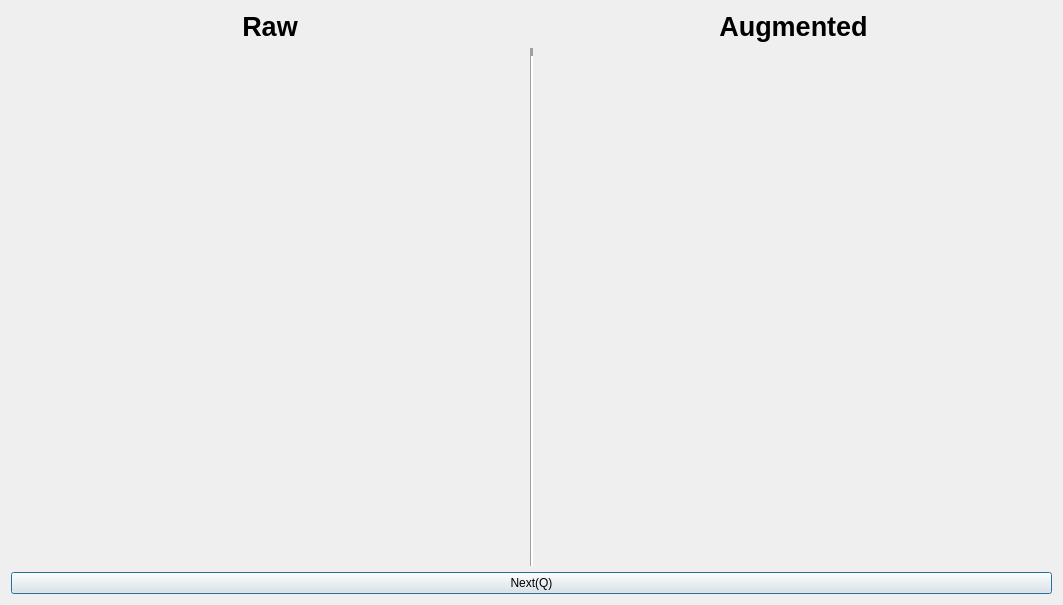
<?xml version="1.0" encoding="UTF-8"?>
<ui version="4.0">
 <class>augViewer</class>
 <widget class="QDialog" name="augViewer">
  <property name="geometry">
   <rect>
    <x>0</x>
    <y>0</y>
    <width>1063</width>
    <height>605</height>
   </rect>
  </property>
  <property name="windowTitle">
   <string>Dialog</string>
  </property>
  <layout class="QGridLayout" name="gridLayout">
   <item row="0" column="0">
    <layout class="QVBoxLayout" name="verticalLayout">
     <item>
      <layout class="QHBoxLayout" name="horizontalLayout_2">
       <item>
        <widget class="QLabel" name="label_3">
         <property name="font">
          <font>
           <pointsize>20</pointsize>
           <weight>75</weight>
           <bold>true</bold>
          </font>
         </property>
         <property name="text">
          <string>Raw</string>
         </property>
         <property name="alignment">
          <set>Qt::AlignCenter</set>
         </property>
        </widget>
       </item>
       <item>
        <widget class="QLabel" name="label_4">
         <property name="font">
          <font>
           <pointsize>20</pointsize>
           <weight>75</weight>
           <bold>true</bold>
          </font>
         </property>
         <property name="text">
          <string>Augmented</string>
         </property>
         <property name="alignment">
          <set>Qt::AlignCenter</set>
         </property>
        </widget>
       </item>
      </layout>
     </item>
     <item>
      <layout class="QHBoxLayout" name="horizontalLayout">
       <item>
        <widget class="QLabel" name="raw">
         <property name="sizePolicy">
          <sizepolicy hsizetype="Expanding" vsizetype="Expanding">
           <horstretch>0</horstretch>
           <verstretch>0</verstretch>
          </sizepolicy>
         </property>
         <property name="minimumSize">
          <size>
           <width>500</width>
           <height>500</height>
          </size>
         </property>
         <property name="text">
          <string/>
         </property>
        </widget>
       </item>
       <item>
        <widget class="Line" name="line">
         <property name="lineWidth">
          <number>8</number>
         </property>
         <property name="orientation">
          <enum>Qt::Vertical</enum>
         </property>
        </widget>
       </item>
       <item>
        <widget class="QLabel" name="aug">
         <property name="sizePolicy">
          <sizepolicy hsizetype="Expanding" vsizetype="Expanding">
           <horstretch>0</horstretch>
           <verstretch>0</verstretch>
          </sizepolicy>
         </property>
         <property name="minimumSize">
          <size>
           <width>500</width>
           <height>500</height>
          </size>
         </property>
         <property name="text">
          <string/>
         </property>
        </widget>
       </item>
      </layout>
     </item>
     <item>
      <widget class="QPushButton" name="next">
       <property name="text">
        <string>Next(Q)</string>
       </property>
       <property name="shortcut">
        <string>Q</string>
       </property>
      </widget>
     </item>
    </layout>
   </item>
  </layout>
 </widget>
 <resources/>
 <connections/>
</ui>
